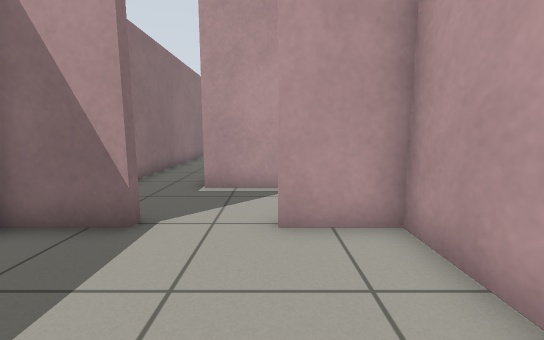
view 1 (above)

13 first-person views from a walk through a world built for the Gazebo simulator. The camera is 0.78 m above the floor, tilts 8° down and sees 90° across. The floor is counted in squares, 0.5 m on a side. Each view is taken from the middle of a square. On the plan, view 1 faces up. The plan holds only what a view shows up to about 14 squares ahead; the rest is blank. Robots are left out.

view 2
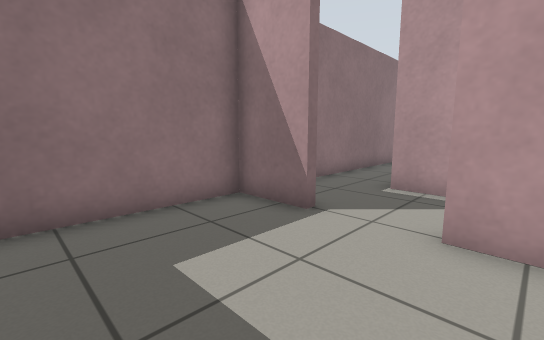

view 3
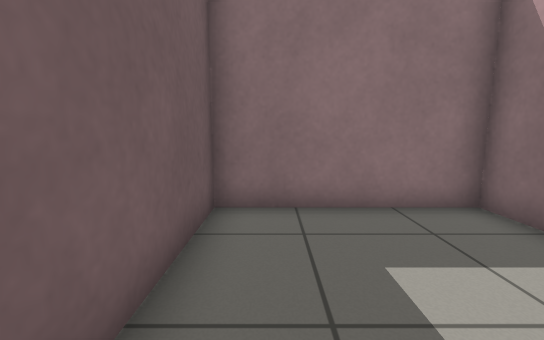

view 4
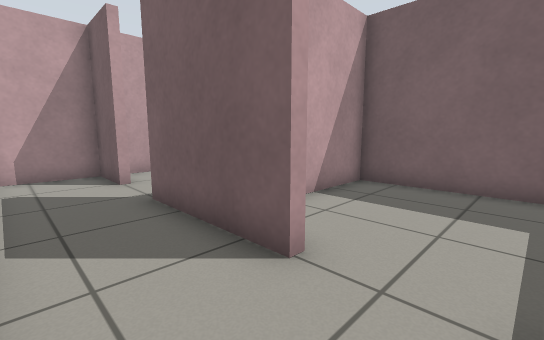

view 5
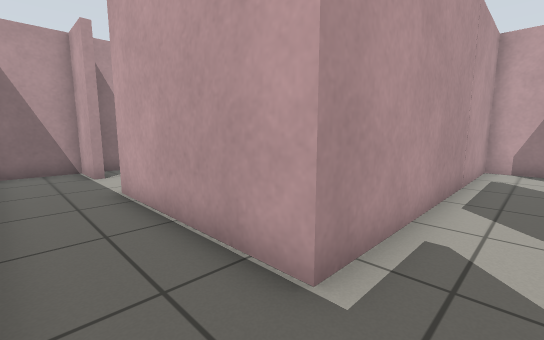

view 6
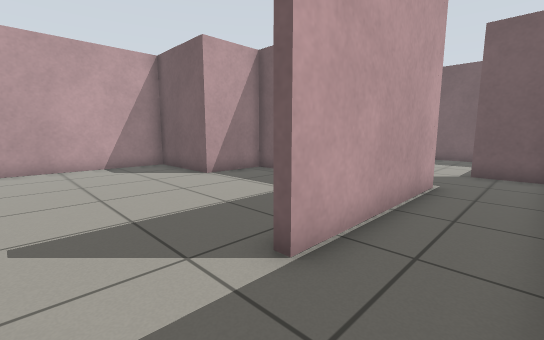

view 7
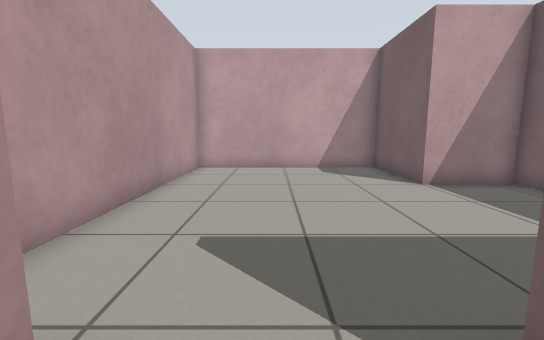

view 8
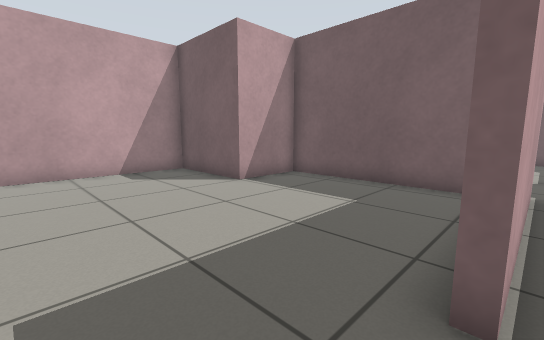

view 9
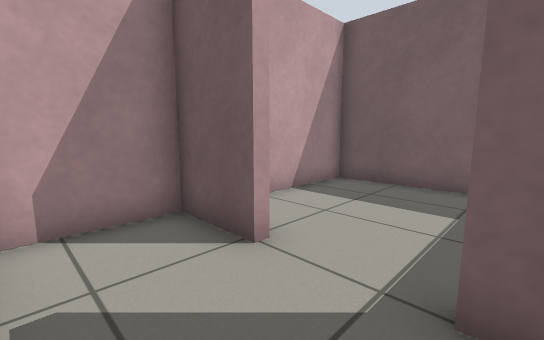

view 10
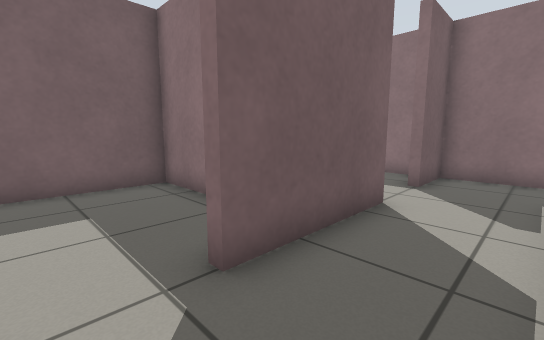

view 11
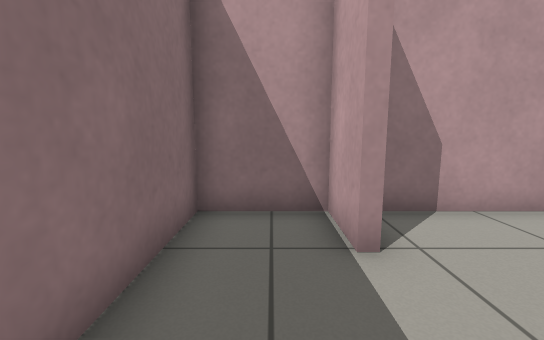

view 12
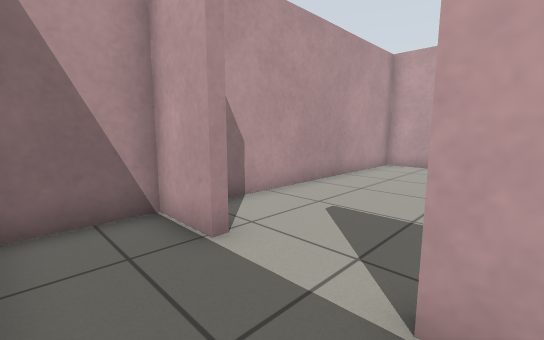

view 13
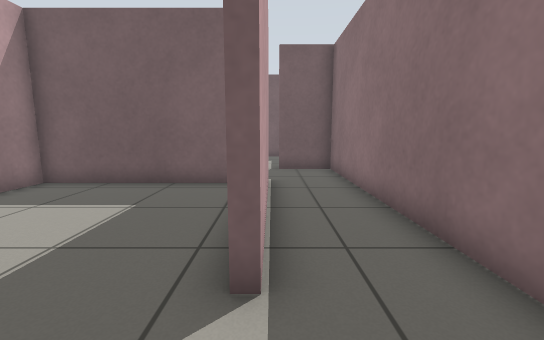

### Floor plan
Ten units are one square. View 1 is at (0, 0); x grows to the right and y downward. Boxes are objects, and circles mark ways between rooms. Rooms are numbered by the first view taken in them; rooms with no view inside come last. Other rooms are left out.
<svg viewBox="-50 -187 144 204">
<path fill="none" stroke="#000" d="M-23 -43 -45 -43 -45 12 22 12 22 -43 0 -43M0 -46 44 -46M67 -46 89 -46 89 -75 -19 -75 -19 -136M-19 -164 -19 -182 -45 -182 -45 -46 -23 -46M-19 -136 -15 -136M-15 -164 -19 -164M-7 -78 50 -78 50 -105 89 -105 89 -182 -12 -182M24 -11 24 12 89 12 89 -36"/>
<circle cx="-10" cy="-50" r="3" fill="#2a7"/>
<circle cx="-20" cy="-150" r="3" fill="#2a7"/>
<circle cx="55" cy="-50" r="3" fill="#2a7"/>
<text x="-10" y="-20">1</text>
<text x="0" y="-70">2</text>
<text x="30" y="-130">3</text>
<text x="50" y="-20">4</text>
</svg>
Room 1 opens to room 2. Room 2 opens to room 3. Room 2 opens to room 4.

Where each view was taken, in squares from view 1:
view 1: 0 up, 0 right, facing up
view 2: 0 up, 1 right, facing up-left
view 3: 0 up, 1 right, facing left
view 4: 7 up, 2 left, facing down-right
view 5: 6 up, 4 left, facing up-right
view 6: 16 up, 4 left, facing down-right
view 7: 15 up, 3 left, facing right
view 8: 16 up, 2 left, facing down-right
view 9: 7 up, 4 right, facing down-right
view 10: 7 up, 6 right, facing down-left
view 11: 13 up, 3 left, facing up
view 12: 13 up, 4 left, facing up-right
view 13: 16 up, 2 left, facing down
